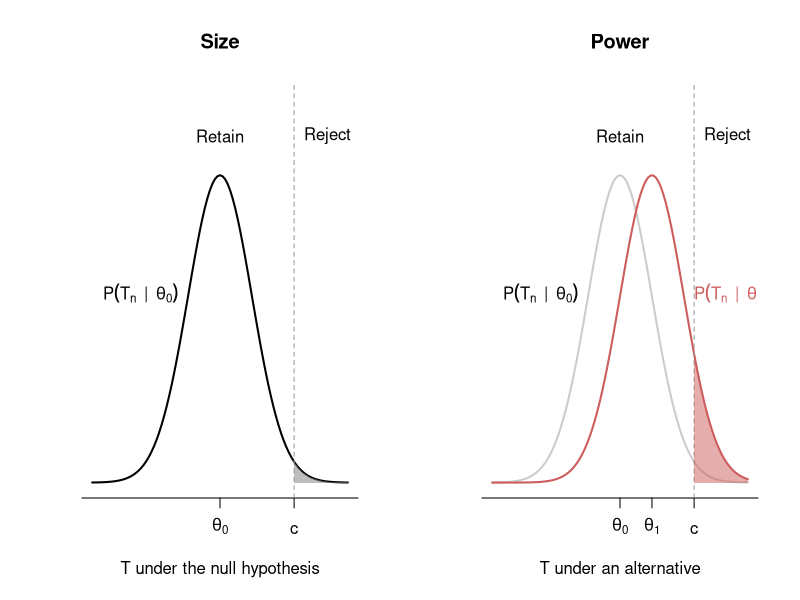

The R source for this figure:
## ---- chunk 1
#| label: fig-size-power
#| echo: false
par(mfrow = c(1,2))
curve(dnorm(x), from = -4, to = 4, ylim = c(0, 0.5), bty = "n", las = 1, xlab = "T under the null hypothesis", ylab = "", xaxt = "n", yaxt = "n", col = "black", lwd = 2, main = "Size")
axis(side = 1, at = c(-10, 0, 2.32, 10), labels = c("b", expression(theta[0]), expression(c), "d"),
     line = 0)
polygon(c(2.32,seq(2.32,4,0.01),4), c(0,dnorm(seq(2.32,4,0.01)), 0), col = adjustcolor("grey50", alpha = 0.5), border = NA)
## text(x = 3, y = 0.02, "0.05", pos = 3)
abline(v = 2.32, lty = 2, col = "grey60")
text(x = 0, y = 0.45, "Retain")
text(x = 2.32, y = 0.45, "Reject", pos = 4)
text(x = -1, y = dnorm(-1), expression(P(T[n] ~~ "|" ~~ theta[0])), pos = 2)
curve(dnorm(x), from = -4, to = 4, ylim = c(0, 0.5), bty = "n", las = 1, xlab = "T under an alternative", ylab = "", xaxt = "n", yaxt = "n", col = "grey80", lwd = 2, main = "Power")
axis(side = 1, at = c(-10, 0, 1, 2.32, 10), labels = c("b", expression(theta[0]), expression(theta[1]), expression(c), "d"),
     line = 0)
curve(dnorm(x, mean = 1), from = -4, to = 4, col = "indianred", lwd = 2, add = TRUE)
## text(x = 3, y = 0.02, "0.05", pos = 3)
abline(v = 2.32, lty = 2, col = "grey60")
text(x = 0, y = 0.45, "Retain")
text(x = 2.32, y = 0.45, "Reject", pos = 4)
text(x = -1, y = dnorm(-1), expression(P(T[n] ~~ "|" ~~ theta[0])), pos = 2)
text(x = 2, y = dnorm(2, mean = 1), expression(P(T[n] ~~ "|" ~~ theta[1])), pos = 4, col = "indianred")
polygon(c(2.32,seq(2.32,4,0.01),4), c(0,dnorm(seq(2.32,4,0.01), mean = 1), 0), col = adjustcolor("indianred", alpha = 0.5), border = NA)
